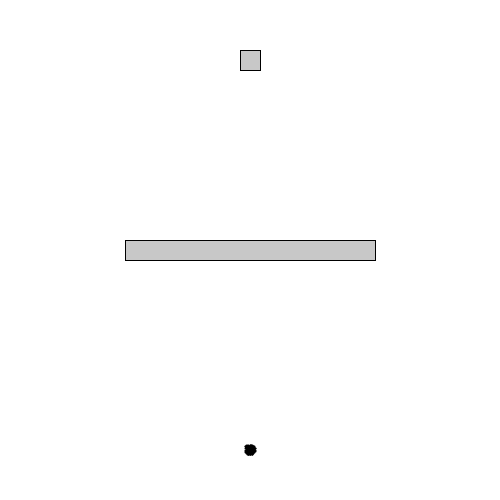
Frame 1 (no input)
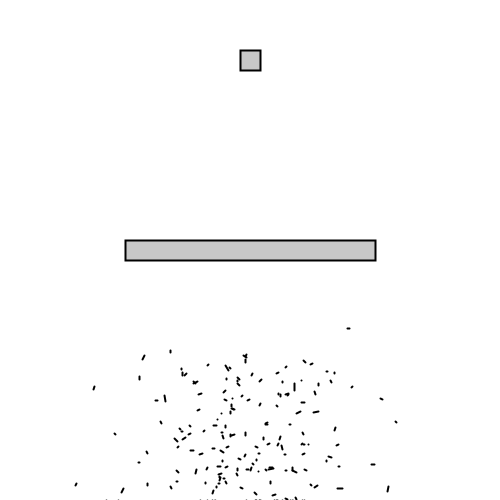
Frame 60 (the mouse pressed at the canvas centre just before this capture)
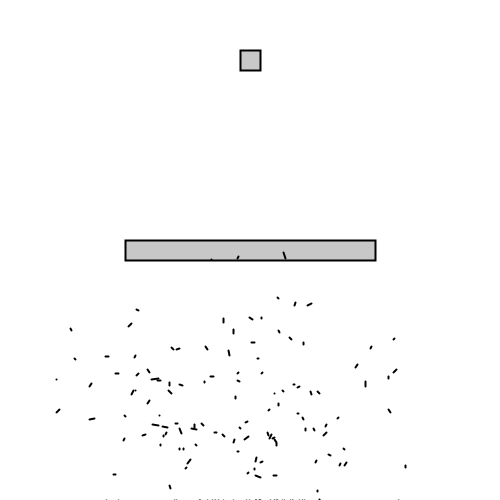
Frame 120 (the mouse held since frame 60 and released just before this capture)

The Processing sketch that drew these frames (run headless with seeded random() and noise(); from frame 60 on, the mouse is pressed at the canvas centre):

// Processing sketch: Genetic_simple
// ── Genetic_simple.pde
int lifetime = 400;
// definiere eine Variable "ps" für das Partikel System
ParticleSystem ps;
int counter = 0;

void setup() {
  size(500, 500);
  // initialisiere das Partikel System
  ps = new ParticleSystem(200);
}

void draw() {
  if(counter < lifetime-1) {
    counter ++;
  } else {
    counter = 0;
    ps.evaluate();
    ps.selection();
  }
  background(255);
  // Zeichne das partikel System
  ps.show();
}

// ── Circle.pde
// Definition einer Klasse "Circle"
class Circle {
  PVector pos;
  PVector vel = new PVector();
  float drag = .85;
  boolean stuck = false;
  boolean arrived = false;

  float fitness;

  DNA dna;

  Circle(float x, float y) {
    this(x, y, new DNA(lifetime));
  }

  // Konstruktor der Klasse "Circle"
  Circle(float x, float y, DNA _dna) {
    pos = new PVector(x, y);
    this.dna = _dna;
  }
  void update() {
    this.accelerate(dna.get(counter));
    // aktualisiere die Position
    pos.add(vel);
    vel.mult(drag);
    if(pos.x < 0 || pos.x > width || pos.y < 0 || pos.y > height) {
      this.stuck = true;
    }
  }
  void accelerate(PVector acc) {
    vel.add(acc);
  }
  // Methode zum zeichnen dieser Klasse
  void show() {
    strokeWeight(2);
    line(pos.x, pos.y, pos.x + vel.x, pos.y + vel.y);
  }
}

// ── DNA.pde
class DNA {
  PVector genes[];

  DNA(int len) {
    genes = new PVector[len];
    for(int i = 0; i < genes.length; i++) {
      genes[i] = PVector.random2D().setMag(random(3));
    }
  }

  DNA(PVector[] newGenes) {
    genes = newGenes;
  }

  PVector get(int i) {
    return genes[i];
  }

  DNA crossover(DNA other) {
    int mid = genes.length/2;
    PVector newGenes[] = new PVector[genes.length];
    for(int i = 0; i < newGenes.length; i++) {
      if(i < mid) {
        newGenes[i] = this.genes[i].copy();
      } else {
        newGenes[i] = other.genes[i].copy();
      }
    }
    return new DNA(newGenes);
  }

  DNA getMutation() {
    PVector[] mutant = new PVector[genes.length];
    for(int i = 0; i < genes.length; i++) {
      if(random(100) < 10) {
        mutant[i] = PVector.random2D().setMag(random(3));
      }
      else {
        mutant[i] = genes[i].copy();
      }
    }
    return new DNA(mutant);
  }
}

// ── Obstacle.pde
class Obstacle {
  PVector pos, dim;

  Obstacle(float x, float y, float w, float h) {
    pos = new PVector(x, y);
    dim = new PVector(w, h);
  }

  boolean collide(PVector p) {
    if(p.x > pos.x && p.x < pos.x + dim.x)
      if(p.y > pos.y && p.y < pos.y + dim.y)
        return true;
    return false;
  }

  void show() {
    fill(200);
    rect(pos.x, pos.y, dim.x, dim.y);
  }
}

// ── ParticleSystem.pde
class ParticleSystem {
  // Array für "Circle" objekte
  Circle kreis[];
  ArrayList<DNA> dnaPool = new ArrayList<DNA>();
  Obstacle box;
  Obstacle target;

  ParticleSystem(int numParticles) {
    kreis = new Circle[numParticles];
    for (int i = 0; i < kreis.length; i++) {
      // Um eine Instanz der Klasse "Circle" zu erstellen:
      color c = color(random(255), random(255), random(255));
      kreis[i] = new Circle(height/2, height - 50);
    }
    box = new Obstacle(width/4, height/2-10, width/2, 20);
    target = new Obstacle(width/2-10, 50, 20, 20);
  }

  float calcFitness(Circle a) {
    float fitness = 0;
    fitness = 1./PVector.dist(a.pos, target.pos);
    fitness *= a.stuck ? 0 : 1;
    fitness *= a.arrived ? 2 : 1;
    return fitness;
  }

  void evaluate() {
    dnaPool.clear();
    float maxFitness = 0;
    for(int i = 0; i < kreis.length; i++) {
      float fitness = kreis[i].fitness;
      if(fitness > maxFitness) {
        maxFitness = fitness;
      }
    }
    for(int i = 0; i < kreis.length; i++) {
      int num = (int)map(calcFitness(kreis[i]), 0, maxFitness, 0, kreis.length);
      for(int j = 0; j < num; j ++) {
        dnaPool.add(kreis[i].dna);
      }
    }
    println("Max Fitness:", maxFitness);
  }

  void selection() {
    for(int i = 0; i < kreis.length; i++) {
      if(dnaPool.size() > 0) {
        DNA dnaA = dnaPool.get((int)random(dnaPool.size()));
        DNA dnaB = dnaPool.get((int)random(dnaPool.size()));
        DNA childDNA = dnaA.crossover(dnaB);
        if(random(1) < .5)
          childDNA = childDNA.getMutation();
        kreis[i] = new Circle(height/2, height - 50, childDNA);
      } else {
        kreis[i] = new Circle(height/2, height -50);
      }
    }
  }

  void update() {
    for (int i = 0; i < kreis.length; i++) {
      if(!kreis[i].stuck && !kreis[i].arrived) {
        if(kreis[i].fitness < calcFitness(kreis[i])) {
          kreis[i].fitness = calcFitness(kreis[i]);
        }
          kreis[i].update();
        if(box.collide(kreis[i].pos)) {
          kreis[i].stuck = true;
        }
        if(target.collide(kreis[i].pos)) {
          kreis[i].arrived = true;
        }
      }
    }
  }

  void show() {
    box.show();
    target.show();
    update();
    for (int i = 0; i < kreis.length; i++) {
      kreis[i].show();
    }
  }
}
